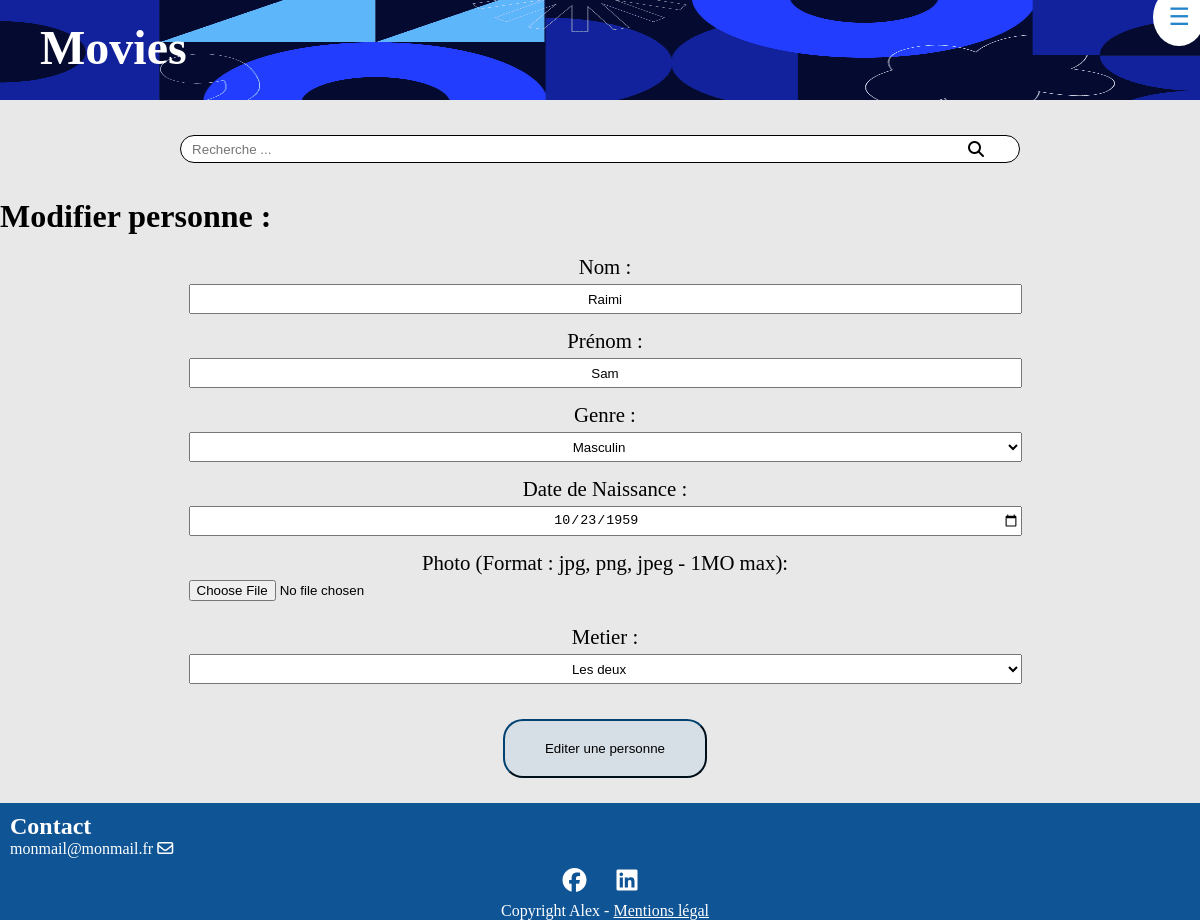
/index.php?action=editerPersonne&id=2, run on the app's committed database.
### tables this page shows
CREATE TABLE IF NOT EXISTS `personne` (
  `id_personne` int NOT NULL AUTO_INCREMENT,
  `nom` varchar(50) NOT NULL,
  `prenom` varchar(50) NOT NULL,
  `sexe` varchar(50) NOT NULL,
  `dateDeNaissance` date DEFAULT NULL,
  `photo` varchar(255) DEFAULT NULL,
  PRIMARY KEY (`id_personne`)
);

CREATE TABLE IF NOT EXISTS `acteur` (
  `id_acteur` int NOT NULL AUTO_INCREMENT,
  `id_personne` int NOT NULL,
  PRIMARY KEY (`id_acteur`),
  UNIQUE KEY `id_personne` (`id_personne`),
  CONSTRAINT `acteur_ibfk_1` FOREIGN KEY (`id_personne`) REFERENCES `personne` (`id_personne`)
);

CREATE TABLE IF NOT EXISTS `realisateur` (
  `id_realisateur` int NOT NULL AUTO_INCREMENT,
  `id_personne` int NOT NULL,
  PRIMARY KEY (`id_realisateur`),
  UNIQUE KEY `id_personne` (`id_personne`),
  CONSTRAINT `realisateur_ibfk_1` FOREIGN KEY (`id_personne`) REFERENCES `personne` (`id_personne`)
);

### view/personne/editPersonne.php (the view, shortened to what this page needs)
    <h3 class="titleFormulaire"> Modifier personne : </h3>
    <?php $personne = $requete->fetch(); ?>
    <form id="personne" action="index.php?action=editPersonne&id=<?= $personne['id_personne']?>&type=" method="post" enctype="multipart/form-data">
<div>
    <div class="caseFormulaire">
    <p>
        <label>
            Nom :
            <input type="text" name="last" value="<?= $personne["nom"] ?>" required>
        </label>
    </p>
    </div>
    <div class="caseFormulaire">
    <p>
        <label>
            Prénom :
            <input type="text" name="name" value="<?= $personne["prenom"] ?>"required>
        </label>
    </p>
    </div>
    <div class="caseFormulaire">
    <p>
                <label>
                    Genre :
                    <select name="genre" required>
                        <?php if ($personne["sexe"] === "M") { ?>
                        <option value="M" select>Masculin</option>
                        <?php } else { ?>
                        <option value="M">Masculin</option>
                        <option value="F" selected>Féminin</option>
                        <?php } ?>
                    </select>
                </label>
            </p>
    </div>
    <div class="caseFormulaire">
    <p>
                <label>
                    Date de Naissance :
                    <input type="date" name="dateNaissance" value="<?= $personne["dateDeNaissance"] ?>" required>
                </label>
            </p>
    </div>
    <div class="caseFormulaire">
    <p>
        <label>
            Photo (Format : jpg, png, jpeg - 1MO max):
            <input type="file" name="file">
        </label>
    </p>
    </div>
    <div class="caseFormulaire">
    <p>
                <label>
                    Metier :
                    <select name="metier" required>
                    <?php if (!empty($personne['idActeur']) && !empty($personne['idRealisateur'])) { ?>
                        <option value="lesdeux" selected>Les deux</option>
                    <?php } elseif (!empty($personne['idActeur'])) { ?>
                        <option value="acteur" selected>Acteur</option>
                        <option value="realisateur">Réalisateur</option>
                        <option value="lesdeux">Les deux</option>
                    <?php } elseif (!empty($personne['idRealisateur'])) { ?>
                        <option value="acteur" >Acteur</option>
                        <option value="realisateur" selected>Réalisateur</option>
                        <option value="lesdeux">Les deux</option>
                    <?php } ?>
                    </select>
                </label>
            </p>
    </div>
    <div class="validation">
        <p>
            <input type="submit" name="submit" value="Editer une personne">
        </p>
    </div>
</div>
</form>
<?php
    require_once "view/template.php";
?>

### public/css/style.css (style rules this page uses)
* { padding: 0; margin: 0; box-sizing: border-box; }
body { background-color: #9e9e9e3b; scroll-behavior: smooth; }
@media only screen and (min-width: 250px) { .caseFormulaire option { height: 50px; } }
@media only screen and (min-width: 250px) { .titleFormulaire { font-size: 2em; padding: 15px 0; } }
@media only screen and (min-width: 250px) { .caseFormulaire label { font-size: 1.3em; display: flex; flex-direction: column; justify-content: center; align-items: center; text-align: center; padding: 5px 0; } }
@media only screen and (min-width: 250px) { .caseFormulaire input { height: 30px; width: 70%; text-align: center; margin: 5px; } }
@media only screen and (min-width: 250px) { .caseFormulaire select { height: 30px; width: 70%; text-align: center; margin: 5px; } }
@media only screen and (min-width: 250px) { .validation { margin: 25px 0; display: flex; justify-content: center; align-items: center; } }
@media only screen and (min-width: 250px) { .validation input { padding: 20px 40px; border-radius: 20px; border-color: #004170; background-color: #2585ca17; } }
@media only screen and (min-width: 250px) { footer h2, p { padding-left: 10px; } }

### data on the page
personne: last "Raimi", name "Sam", genre "Masculin", dateNaissance "10/23/1959"
acteur: metier "Les deux"
